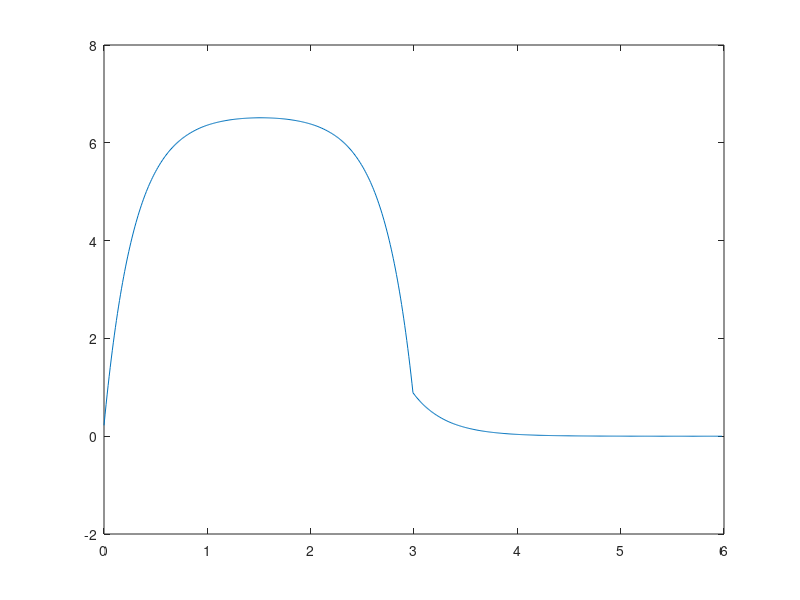

Source code (MATLAB): (Note: this script raises an error after producing the figure.)
clear all; clc; close all;

I11 = 1/8 + 2/7 + 1/6 - exp(-24)/8 - 2*exp(-21)/7 - exp(-18)/6
I21 =7/48 *(1 - exp(-12)) - 1/32 * (1 - exp(-24)) - 1/21*(1 - exp(-21)) ...
+ 7/36 * (1 - exp(-9)) - 1/28 *(1 - exp(-21)) - 1/18*(1 - exp(-18))
I12 = I21;
I22 = (-1/3 * (-1/16*exp(-12) - 1/9 * exp(-9))*(7/12 - 1/4*exp(-12) - 1/3*exp(-9))^3) ...
    + (1/3 * (-1/16*exp(0) - 1/9 * exp(0))*(7/12 - 1/4*exp(0) - 1/3*exp(0))^3)
I22 = .86844

A = [I11 I12;I21 I22];
b = [2;4];
c = b\A

n = 0:0.01:2.99;
x = c(1) * (exp(-4.*(3-n)) + exp(-3.*(3-n)));
x2 = c(2) *(-exp(-4.*(3-n)) -exp(-3.*(3-n)) + 7/12);
x = x + x2;
h = (exp(-4.*n) + exp(-3.*n));
Y = conv(x,h);
figure(2)
n2 = 0:1:length(Y)-1;
n2 = n2/100;
plot(n2, Y)
xline(3)
yline(2)
